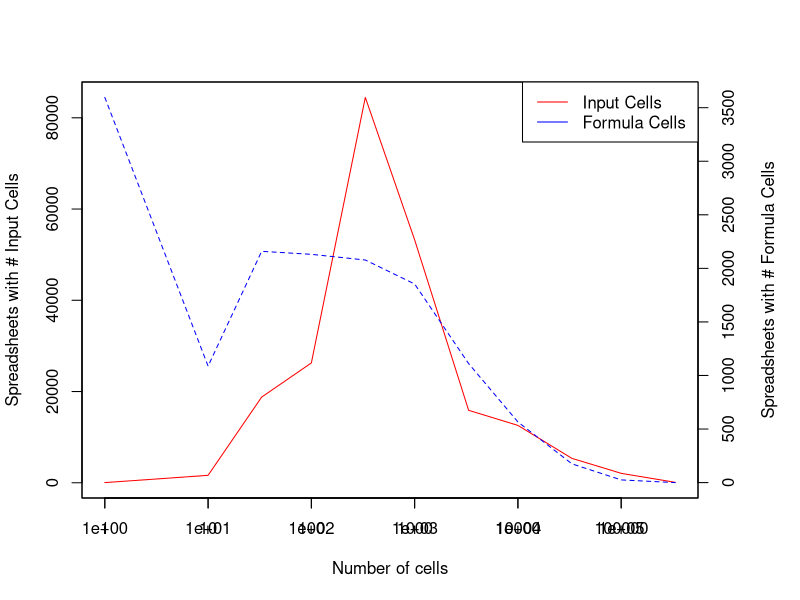

Recreate this plot in R.

par(mar=c(5,4,4,5)+.1)
x <- c(1,10,33,100,333,1000,3333,10000,33333,100000,333333)
y1 <- c(40,1636,18779,26271,84466,53247,15879,12573,5347,2070,92)
y2 <- c(3596,1087,2159,2131,2078,1854,1111,566,175,25,0)
plot(x,y1,type="l",col="red",log="x", xlab="Number of cells", ylab="Spreadsheets with # Input Cells")
axis(1, at=c(1,10,100,1000,10000,100000), labels=c("1","10","100","1000","10000","100000"))
par(new=TRUE)
plot(x, y2,,type="l",col="blue",xaxt="n",yaxt="n",xlab="",ylab="",log="x", lty=2)
axis(4)
mtext("Spreadsheets with # Formula Cells",side=4,line=3)
legend("topright",col=c("red","blue"),lty=1,legend=c("Input Cells ","Formula Cells "))

#Not shown: 28976 spreadsheets with 0 input cells (probably empty sheets) and 234594 (!) spreadsheets with 0 formula cells